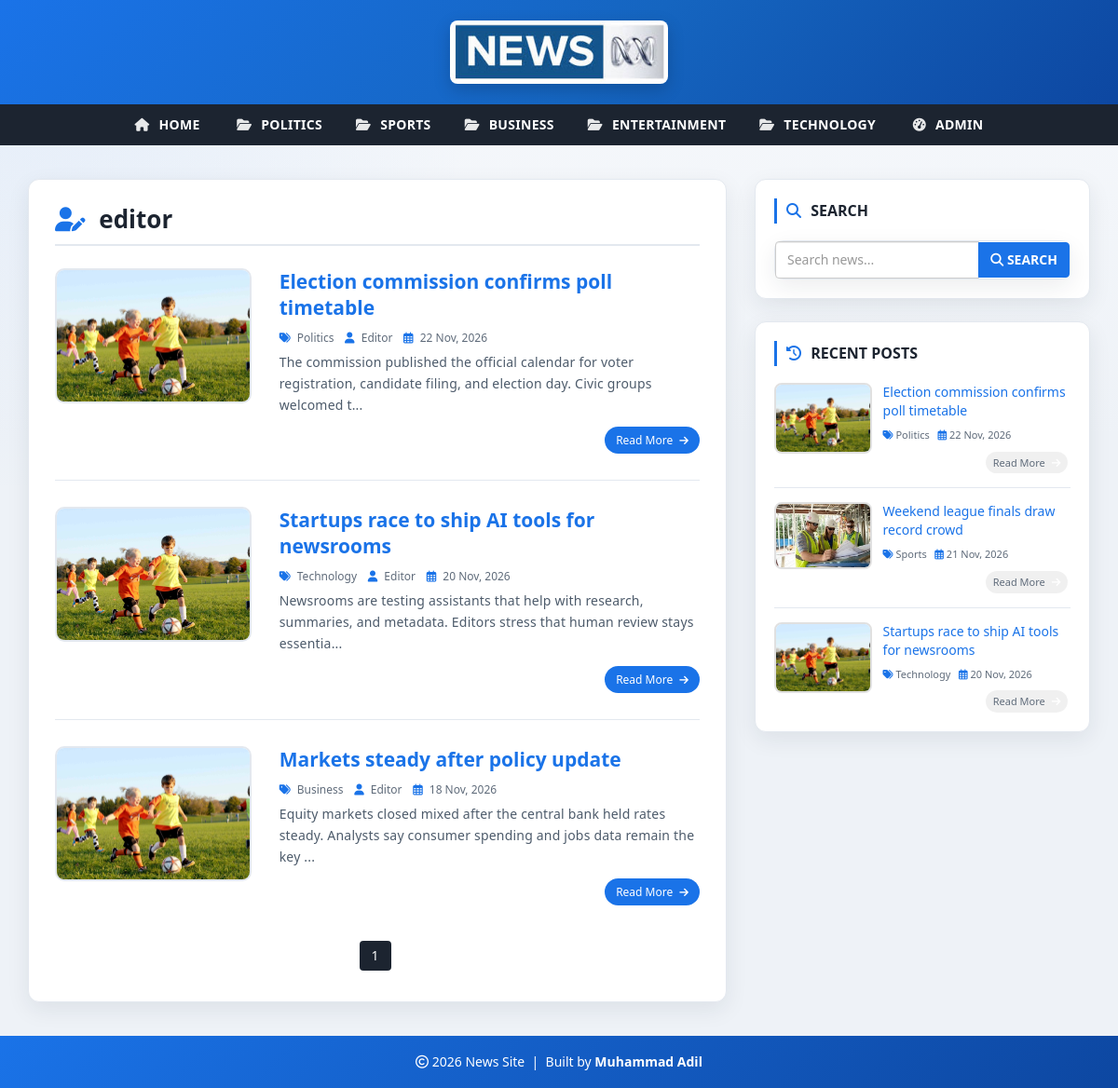
/author.php?aid=2, run on the app's committed database.
### tables this page shows
CREATE TABLE `category` (
  `id` int(11) NOT NULL AUTO_INCREMENT,
  `category_name` varchar(100) NOT NULL,
  `post` int(11) NOT NULL DEFAULT 0,
  PRIMARY KEY (`id`)
);

CREATE TABLE `users` (
  `id` int(11) NOT NULL AUTO_INCREMENT,
  `first_name` varchar(30) NOT NULL,
  `last_name` varchar(30) NOT NULL,
  `username` varchar(30) DEFAULT NULL,
  `password` varchar(40) DEFAULT NULL,
  `role` int(11) NOT NULL COMMENT '1=Admin, 0=Normal',
  PRIMARY KEY (`id`)
);

CREATE TABLE `posts` (
  `id` int(11) NOT NULL AUTO_INCREMENT,
  `post_title` varchar(200) NOT NULL,
  `post_keywords` text NOT NULL,
  `post_content` int(11) NOT NULL,
  `post_date` varchar(50) NOT NULL,
  `post_author` int(11) NOT NULL,
  `post_image` varchar(255) NOT NULL DEFAULT 'post-format.jpg',
  PRIMARY KEY (`id`)
);

### config.php (called while the page is built, shortened)
<?php
$hostname = "http://localhost/news-site";

### author.php (the view, shortened to what this page needs)
<?php include 'header.php'; ?>
    <div id="main-content">
      <div class="container">
        <div class="row">
            <div class="col-md-8">
                <div class="post-container">
                <?php
                    include "config.php";
                    $id = isset($_GET['aid']) ? (int) $_GET['aid'] : 0;
                    $sql1 = "SELECT * FROM posts JOIN users
                             ON posts.post_author = users.id
                             WHERE posts.post_author = {$id}";
                    $result1 = mysqli_query($conn, $sql1) or die('Query Failed.');
                    $row1 = mysqli_fetch_assoc($result1);
                ?>
                  <h2 class="page-heading"><i class="fa-solid fa-user-pen" aria-hidden="true"></i> <?php echo $row1 ? htmlspecialchars($row1['username']) : 'Author'; ?></h2>
                  <?php
                        $limit = 5;
                        if (isset($_GET['page'])) {
                            $page = (int) $_GET['page'];
                        } else {
                            $page = 1;
                        }
                        $offset = ($page - 1) * $limit;
                        $sql = "SELECT posts.id, posts.post_title, posts.post_keywords, posts.post_date, posts.post_author, posts.post_image, category.category_name, users.username, posts.post_content FROM posts
                        LEFT JOIN category ON posts.post_content = category.id
                        LEFT JOIN users ON posts.post_author = users.id
                        WHERE posts.post_author = {$id}
                        ORDER BY posts.id DESC LIMIT {$offset}, {$limit}";
                        $result = mysqli_query($conn, $sql) or die("query failed.");
                        if (mysqli_num_rows($result) > 0) {
                            while ($row = mysqli_fetch_assoc($result)) {
                                $img = !empty($row['post_image']) ? "images/" . $row['post_image'] : "images/post-format.jpg";
                        ?>
                        <div class="post-content">
                            <div class="row">
                                <div class="col-md-4">
                                    <a class="post-img" href="single.php?id=<?php echo $row['id']; ?>"><img src="<?php echo htmlspecialchars($img); ?>" alt=""/></a>
                                </div>
                                <div class="col-md-8">
                                    <div class="inner-content clearfix">
                                        <h3><a href="single.php?id=<?php echo $row['id']; ?>"><?php echo htmlspecialchars($row['post_title']); ?></a></h3>
                                        <div class="post-information">
                                            <span>
                                                <i class="fa-solid fa-tags" aria-hidden="true"></i>
                                                <a href="category.php?cid=<?php echo $row['post_content']; ?>"><?php echo htmlspecialchars($row['category_name']); ?></a>
                                            </span>
                                            <span>
                                                <i class="fa-solid fa-user" aria-hidden="true"></i>
                                                <a href="author.php?aid=<?php echo $row['post_author']; ?>"><?php echo htmlspecialchars($row['username']); ?></a>
                                            </span>
                                            <span>
                                                <i class="fa-regular fa-calendar-days" aria-hidden="true"></i>
                                                <?php echo htmlspecialchars($row['post_date']); ?>
                                            </span>
                                        </div>
                                        <p class="description">
                                        <?php echo htmlspecialchars(substr($row['post_keywords'], 0, 130)) . "..."; ?>
                                        </p>
                                        <a class="read-more pull-right" href="single.php?id=<?php echo $row['id']; ?>">
                                            read more <i class="fa-solid fa-arrow-right" aria-hidden="true"></i>
                                        </a>
                                    </div>
                                </div>
                            </div>
                        </div>
                        <?php
                            }
                        } else {
                            echo "<p class='empty-state'><i class='fa-regular fa-folder-open'></i> No Record Found</p>";
                        }
                        if (mysqli_num_rows($result1) > 0) {
                            mysqli_data_seek($result1, 0);
                            $total_record = mysqli_num_rows($result1);
                            $total_page = ceil($total_record / $limit);
                            echo "<ul class='pagination admin-pagination'>";
                            for ($i = 1; $i <= $total_page; $i++) {
                                $active = ($i == $page) ? "active" : "";
                                echo '<li class="' . $active . '"><a href="author.php?aid=' . $id . '&page=' . $i . '">' . $i . '</a></li>';
                            }
                            echo "</ul>";
                        }
                        ?>
                </div>
            </div>
            <?php include 'sidebar.php'; ?>
        </div>
      </div>
    </div>
<?php include 'footer.php'; ?>

### header.php (shortened to what this page needs)
<?php
include "config.php";
$page = basename($_SERVER['PHP_SELF']);
?>
<!DOCTYPE html>
<html lang="en">
<head>
    <link rel="stylesheet" href="css/bootstrap.min.css" />
    <link rel="stylesheet" href="https://cdnjs.cloudflare.com/ajax/libs/font-awesome/6.5.2/css/all.min.css" />
    <link rel="stylesheet" href="css/style.css">
</head>
<body>
<div id="header">
    <div class="container">
        <div class="row">
            <div class="col-md-offset-4 col-md-4">
                <a href="<?php echo $hostname; ?>" id="logo"><img src="images/news.jpg" alt="News Site"></a>
            </div>
        </div>
    </div>
</div>
<div id="menu-bar">
    <div class="container">
        <div class="row">
            <div class="col-md-12">
            <?php
            $sql = "SELECT * FROM category";
            $result = mysqli_query($conn, $sql) or die("Query Failed : Category");
            ?>
                <ul class="menu">
                    <li>
                        <a class="<?php echo !isset($_GET['cid']) && $page === 'index.php' ? 'active' : ''; ?>" href="<?php echo $hostname; ?>">
                            <i class="fa-solid fa-house" aria-hidden="true"></i> Home
                        </a>
                    </li>
                    <?php
                    while ($row = mysqli_fetch_assoc($result)) {
                        $active = (isset($_GET['cid']) && (int) $row['id'] === (int) $id) ? "active" : "";
                        echo "<li><a class='{$active}' href='category.php?cid={$row['id']}'>"
                            . "<i class='fa-solid fa-folder-open'></i> "
                            . htmlspecialchars($row['category_name'])
                            . "</a></li>";
                    }
                    ?>
                    <li>
                        <a href="admin/">
                            <i class="fa-solid fa-gauge-high" aria-hidden="true"></i> Admin
                        </a>
                    </li>
                </ul>
            </div>
        </div>
    </div>
</div>

### sidebar.php (shortened to what this page needs)
<div id="sidebar" class="col-md-4">
    <div class="search-box-container">
        <h4><i class="fa-solid fa-magnifying-glass" aria-hidden="true"></i> Search</h4>
        <form class="search-post" action="search.php" method="GET">
            <div class="input-group">
                <input type="text" name="search" class="form-control" placeholder="Search news..." value="<?php echo isset($_GET['search']) ? htmlspecialchars($_GET['search']) : ''; ?>">
                <span class="input-group-btn">
                    <button type="submit" class="btn btn-danger">
                        <i class="fa-solid fa-magnifying-glass" aria-hidden="true"></i> Search
                    </button>
                </span>
            </div>
        </form>
    </div>
    <div class="recent-post-container">
        <h4><i class="fa-solid fa-clock-rotate-left" aria-hidden="true"></i> Recent Posts</h4>
        <?php
        include "config.php";
        $limit = 3;
        $sql = "SELECT posts.id, posts.post_title, posts.post_date, posts.post_image, category.category_name, posts.post_content FROM posts
                LEFT JOIN category ON posts.post_content = category.id
                ORDER BY posts.id DESC LIMIT {$limit}";
        $result = mysqli_query($conn, $sql) or die("query failed : Recent Post.");
        if (mysqli_num_rows($result) > 0) {
            while ($row = mysqli_fetch_assoc($result)) {
                $img = !empty($row['post_image']) ? "images/" . $row['post_image'] : "images/post-format.jpg";
                ?>
        <div class="recent-post">
            <a class="post-img" href="single.php?id=<?php echo $row['id']; ?>">
                <img src="<?php echo htmlspecialchars($img); ?>" alt=""/>
            </a>
            <div class="post-content">
                <h5><a href="single.php?id=<?php echo $row['id']; ?>"><?php echo htmlspecialchars($row['post_title']); ?></a></h5>
                <span>
                    <i class="fa-solid fa-tags" aria-hidden="true"></i>
                    <a href="category.php?cid=<?php echo $row['post_content']; ?>"><?php echo htmlspecialchars($row['category_name']); ?></a>
                </span>
                <span>
                    <i class="fa-regular fa-calendar-days" aria-hidden="true"></i>
                    <?php echo htmlspecialchars($row['post_date']); ?>
                </span>
                <a class="read-more pull-right" href="single.php?id=<?php echo $row['id']; ?>">
                    read more <i class="fa-solid fa-arrow-right" aria-hidden="true"></i>
                </a>
            </div>
        </div>
                <?php
            }
        }
        ?>
    </div>
</div>

### data on the page
category: category_name "POLITICS"
category: category_name "SPORTS"
category: category_name "BUSINESS"
category: category_name "ENTERTAINMENT"
category: category_name "TECHNOLOGY"
users: username "editor"
posts: post_image (picture), post_title "Election commission confirms poll timetable", category.category_name "Politics", users.username "Editor", post_date "22 Nov, 2026", post_keywords "The commission published the official calendar for voter registration, candidate filing, and election day. Civic groups welcomed t"
posts: post_image (picture), post_title "Startups race to ship AI tools for newsrooms", category.category_name "Technology", users.username "Editor", post_date "20 Nov, 2026", post_keywords "Newsrooms are testing assistants that help with research, summaries, and metadata. Editors stress that human review stays essentia"
posts: post_image (picture), post_title "Markets steady after policy update", category.category_name "Business", users.username "Editor", post_date "18 Nov, 2026", post_keywords "Equity markets closed mixed after the central bank held rates steady. Analysts say consumer spending and jobs data remain the key"
posts: post_image (picture), post_title "Weekend league finals draw record crowd", category.category_name "Sports", post_date "21 Nov, 2026"
